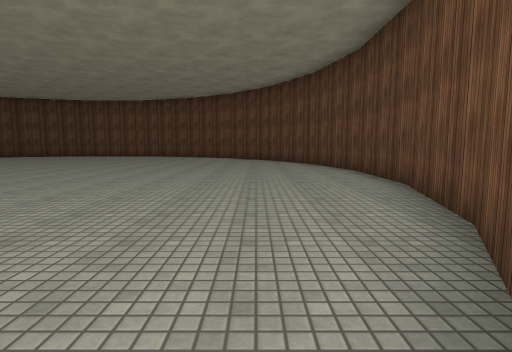
view 1 (above)

15 first-person views from a walk through a Unity game level. The camera is 1.3 m above the floor, tilts 6° down and sees 80° across. The floor is counted in squares, 2 m on a side. Each view is taken from the middle of a square. On the plan, view 1 faces up. The plan holds only what a view shows up to about 10 squares ahead; the rest is blank. The place goes on beyond the plan. Surface patterns are stand-ins for the level's own textures.

view 2
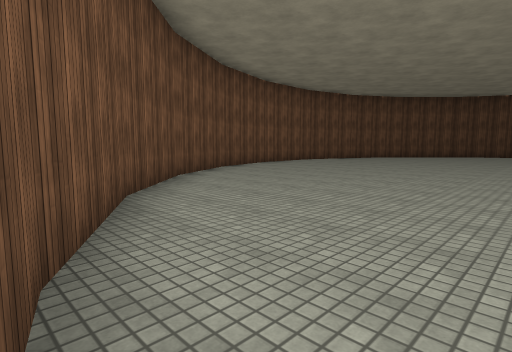

view 3
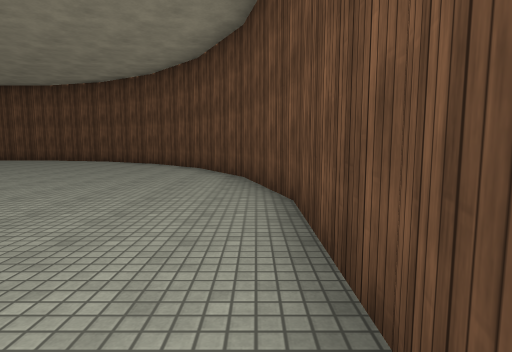

view 4
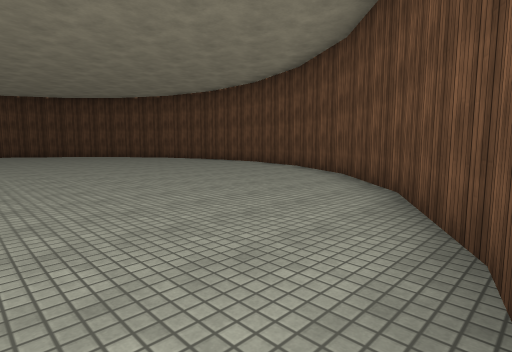

view 5
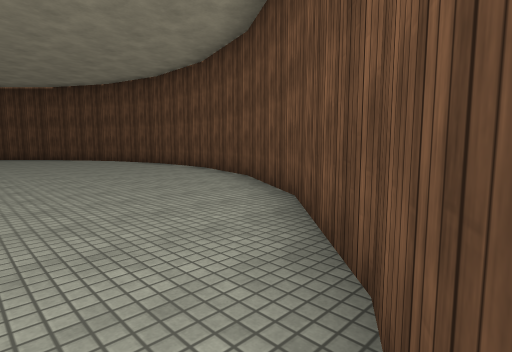

view 6
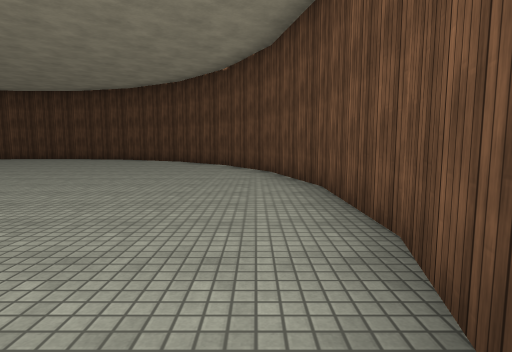

view 7
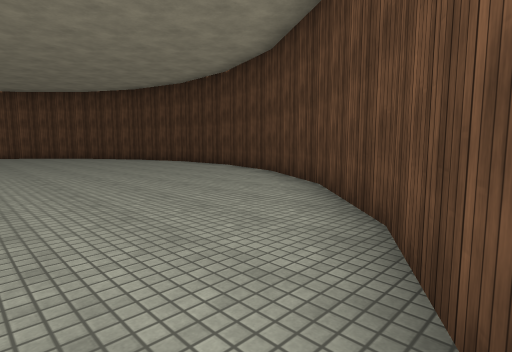

view 8
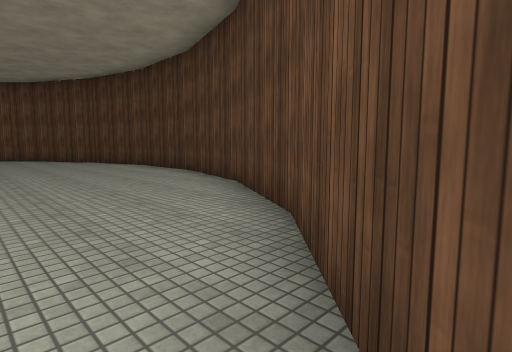

view 9
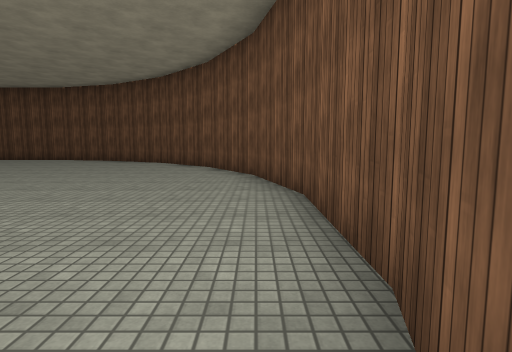

view 10
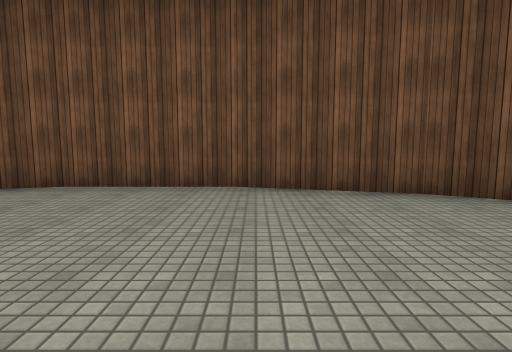

view 11
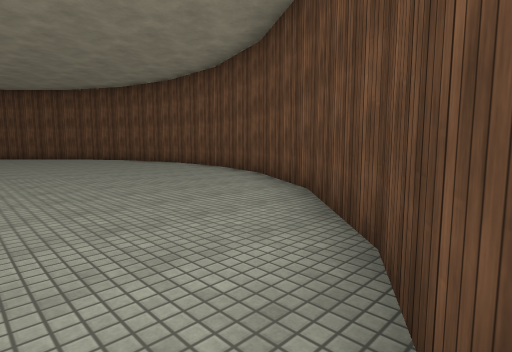

view 12
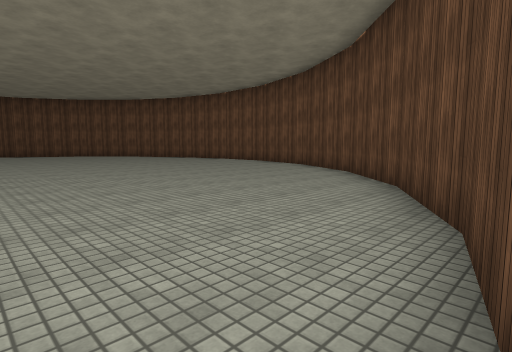

view 13
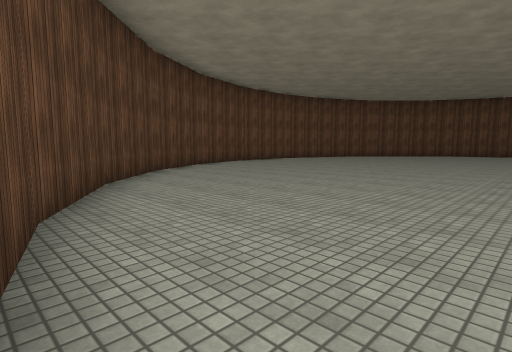

view 14
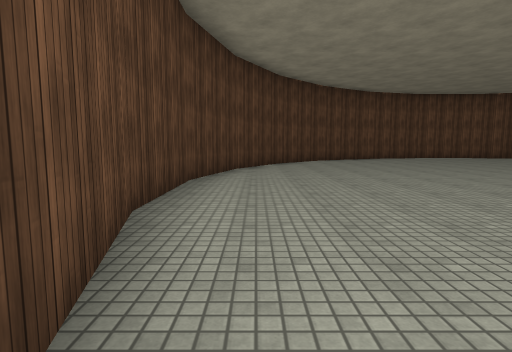

view 15
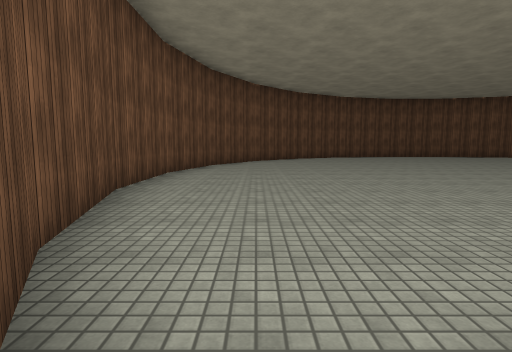

### Floor plan
Points are (right, up) in squares from view 1. A wall is a line through its corners. A room is listed if a view was taken in it or the views show most of it. See-through windows are left out.
Room 1 (views 1, 2, 3, 4, 5, 6, 7, 8, 9, 10, 11, 12, 13, 14, 15)
walls: (1.7, 2.3) (2.4, 5); (2.4, 4.9) (2.4, 7.5); (-1.4, -1.7) (0.5, 0.2); (0.5, 0.1) (1.8, 2.4); (-3.7, -3) (-1.3, -1.6); (2.5, 7.4) (1.8, 10) (0.5, 12.2) (-1.4, 14.1); (-6.2, -3.6) (-3.5, -2.9); (-8.7, -3.6) (-6, -3.6); (-1.3, 14) (-3.6, 15.4); (-11.2, -2.9) (-8.6, -3.6); (-3.5, 15.3) (-6.1, 16); (-13.5, -1.6) (-11.1, -3); (-6, 16) (-8.7, 16); (-15.3, 0.2) (-13.4, -1.7); (-8.6, 16) (-11.2, 15.3); (-16.5, 2.4) (-15.2, 0.1); (-17.2, 5) (-16.5, 2.3); (-11.1, 15.4) (-13.4, 14.1); (-13.3, 14.1) (-15.3, 12.2); (-15.2, 12.2) (-16.5, 10); (-17.2, 7.5) (-17.2, 4.9); (-16.5, 10.1) (-17.2, 7.4)

Where each view was taken, in squares from view 1:
view 1: 0 up, 0 right, facing up
view 2: 4 up, 2 right, facing down-left
view 3: 4 up, 2 right, facing up
view 4: 8 up, 2 right, facing up-left
view 5: 11 up, 1 right, facing up-left
view 6: 15 up, 4 left, facing left
view 7: 15 up, 11 left, facing down-left
view 8: 14 up, 13 left, facing down-left
view 9: 3 down, 10 left, facing right
view 10: 1 up, 9 left, facing down
view 11: 2 up, 16 left, facing down-right
view 12: 5 up, 17 left, facing down-right
view 13: 7 up, 17 left, facing up-right
view 14: 2 up, 16 left, facing up
view 15: 14 up, 13 left, facing right
